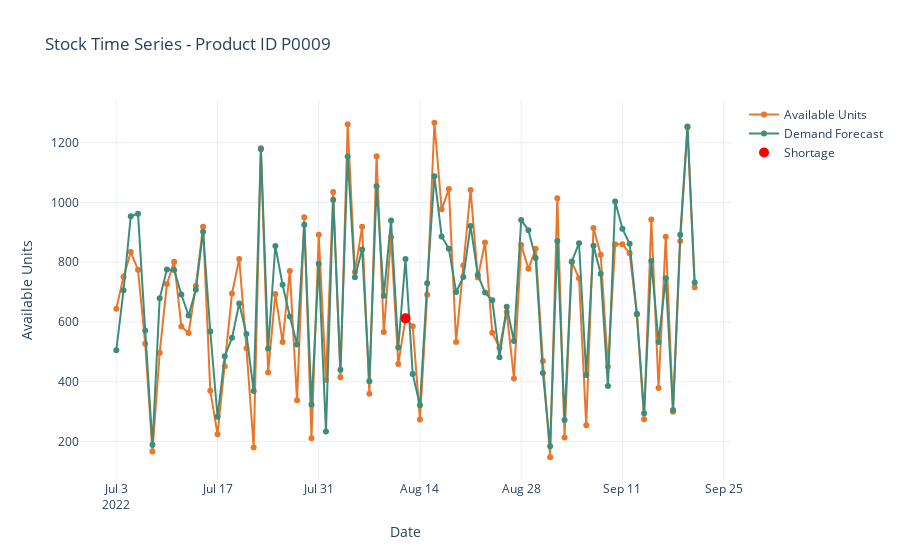

Notebook cell for this chart:
### Code cell
import numpy as np
import plotly.graph_objects as go

i = 38 

# Extract relevant values
shortage_cases_df.sort_values(by="Shortage Units", ascending=False, inplace=True)
product_id = shortage_cases_df["Product ID"].iloc[i]
shortage_date = shortage_cases_df["Date"].iloc[i]

# Filter time series for the corresponding product
product_ts_df = available_stock_df[available_stock_df["Product ID"] == product_id].sort_values("Date")

# Find the index of the shortage date in the product's time series
shortage_idx = product_ts_df[product_ts_df["Date"] == shortage_date].index[0]
all_dates = product_ts_df["Date"].reset_index(drop=True)
date_position = all_dates[all_dates == shortage_date].index[0]

# Keep n_days dates before and after the shortage
n_days = 40
start = max(date_position - n_days, 0)
end = min(date_position + n_days + 1, len(product_ts_df))
filtered_ts_df = product_ts_df.reset_index(drop=True).iloc[start:end]

# Get shortage stock value
shortage_stock = filtered_ts_df.loc[filtered_ts_df["Date"] == shortage_date, column_stock].values[0]

# Plot
fig = go.Figure()

fig.add_trace(go.Scatter(
    x=filtered_ts_df["Date"],
    y=filtered_ts_df[column_stock],
    mode="lines+markers",
    name=column_stock,
    line=dict(color="#E9762B")  
))

fig.add_trace(go.Scatter(
    x=filtered_ts_df["Date"],
    y=filtered_ts_df[column_demand],
    mode="lines+markers",
    name=column_demand,
    line=dict(color="#3D8D7A")  
))

# Add red marker for shortage
fig.add_trace(go.Scatter(
    x=[shortage_date],
    y=[shortage_stock],
    mode="markers",
    marker=dict(color="red", size=10),
    name="Shortage"
))

fig.update_layout(
    title=f"Stock Time Series - Product ID {product_id}",
    xaxis_title="Date",
    yaxis_title=column_stock,
    template="plotly_white"
)

fig.show()

### Figure 1 — Plotly figure (JSON) as saved in the notebook; plotly's stock layout.template omitted (floating-point values rounded to 4 significant figures)
{"data": [{"line": {"color": "#E9762B"}, "mode": "lines+markers", "name": "Available Units", "type": "scatter", "x": ["2022-07-03", "2022-07-04", "2022-07-05", "2022-07-06", "2022-07-07", "2022-07-08", "2022-07-09", "2022-07-10", "2022-07-11", "2022-07-12", "2022-07-13", "2022-07-14", "2022-07-15", "2022-07-16", "2022-07-17", "2022-07-18", "2022-07-19", "2022-07-20", "2022-07-21", "2022-07-22", "2022-07-23", "2022-07-24", "2022-07-25", "2022-07-26", "2022-07-27", "2022-07-28", "2022-07-29", "2022-07-30", "2022-07-31", "2022-08-01", "2022-08-02", "2022-08-03", "2022-08-04", "2022-08-05", "2022-08-06", "2022-08-07", "2022-08-08", "2022-08-09", "2022-08-10", "2022-08-11", "2022-08-12", "2022-08-13", "2022-08-14", "2022-08-15", "2022-08-16", "2022-08-17", "2022-08-18", "2022-08-19", "2022-08-20", "2022-08-21", "2022-08-22", "2022-08-23", "2022-08-24", "2022-08-25", "2022-08-26", "2022-08-27", "2022-08-28", "2022-08-29", "2022-08-30", "2022-08-31", "2022-09-01", "2022-09-02", "2022-09-03", "2022-09-04", "2022-09-05", "2022-09-06", "2022-09-07", "2022-09-08", "2022-09-09", "2022-09-10", "2022-09-11", "2022-09-12", "2022-09-13", "2022-09-14", "2022-09-15", "2022-09-16", "2022-09-17", "2022-09-18", "2022-09-19", "2022-09-20", "2022-09-21"], "y": [644.0, 751.0, 834.0, 775.0, 527.0, 166.0, 497.0, 727.0, 802.0, 585.0, 563.0, 720.0, 919.0, 370.0, 224.0, 452.0, 695.0, 811.0, 512.0, 180.0, 1182.0, 431.0, 694.0, 533.0, 771.0, 338.0, 951.0, 211.0, 892.0, 406.0, 1035.0, 415.0, 1262.0, 767.0, 919.0, 360.0, 1155.0, 566.0, 884.0, 459.0, 612.0, 586.0, 273.0, 691.0, 1267.0, 977.0, 1045.0, 533.0, 789.0, 1042.0, 749.0, 866.0, 564.0, 514.0, 633.0, 411.0, 858.0, 778.0, 845.0, 469.0, 147.0, 1014.0, 213.0, 801.0, 746.0, 254.0, 915.0, 825.0, 450.0, 860.0, 860.0, 830.0, 625.0, 274.0, 943.0, 379.0, 885.0, 299.0, 871.0, 1251.0, 716.0]}, {"line": {"color": "#3D8D7A"}, "mode": "lines+markers", "name": "Demand Forecast", "type": "scatter", "x": ["2022-07-03", "2022-07-04", "2022-07-05", "2022-07-06", "2022-07-07", "2022-07-08", "2022-07-09", "2022-07-10", "2022-07-11", "2022-07-12", "2022-07-13", "2022-07-14", "2022-07-15", "2022-07-16", "2022-07-17", "2022-07-18", "2022-07-19", "2022-07-20", "2022-07-21", "2022-07-22", "2022-07-23", "2022-07-24", "2022-07-25", "2022-07-26", "2022-07-27", "2022-07-28", "2022-07-29", "2022-07-30", "2022-07-31", "2022-08-01", "2022-08-02", "2022-08-03", "2022-08-04", "2022-08-05", "2022-08-06", "2022-08-07", "2022-08-08", "2022-08-09", "2022-08-10", "2022-08-11", "2022-08-12", "2022-08-13", "2022-08-14", "2022-08-15", "2022-08-16", "2022-08-17", "2022-08-18", "2022-08-19", "2022-08-20", "2022-08-21", "2022-08-22", "2022-08-23", "2022-08-24", "2022-08-25", "2022-08-26", "2022-08-27", "2022-08-28", "2022-08-29", "2022-08-30", "2022-08-31", "2022-09-01", "2022-09-02", "2022-09-03", "2022-09-04", "2022-09-05", "2022-09-06", "2022-09-07", "2022-09-08", "2022-09-09", "2022-09-10", "2022-09-11", "2022-09-12", "2022-09-13", "2022-09-14", "2022-09-15", "2022-09-16", "2022-09-17", "2022-09-18", "2022-09-19", "2022-09-20", "2022-09-21"], "y": [505.3, 706.2, 954.2, 962.5, 571.1, 188.9, 679.2, 775.4, 774.1, 691.9, 621.6, 707.9, 902.2, 567.9, 282.6, 484.9, 546.7, 662.1, 559.4, 369.2, 1179.0, 510.7, 854.2, 724.6, 618.5, 524.2, 925.1, 323.5, 795.0, 233.4, 1009.0, 439.8, 1154.0, 749.7, 842.7, 401.3, 1055.0, 687.9, 939.9, 514.4, 810.4, 425.3, 320.7, 729.3, 1088.0, 886.5, 845.5, 700.5, 750.3, 921.5, 758.0, 698.3, 672.9, 481.8, 650.9, 535.9, 941.2, 907.2, 813.8, 429.1, 183.9, 870.9, 272.0, 802.5, 863.8, 422.4, 855.2, 761.8, 385.9, 1003.0, 912.4, 862.0, 627.6, 294.5, 803.9, 533.3, 746.3, 305.3, 892.1, 1254.0, 732.5]}, {"marker": {"color": "red", "size": 10}, "mode": "markers", "name": "Shortage", "type": "scatter", "x": ["2022-08-12"], "y": [612]}], "layout": {"title": {"text": "Stock Time Series - Product ID P0009"}, "xaxis": {"title": {"text": "Date"}}, "yaxis": {"title": {"text": "Available Units"}}}}
